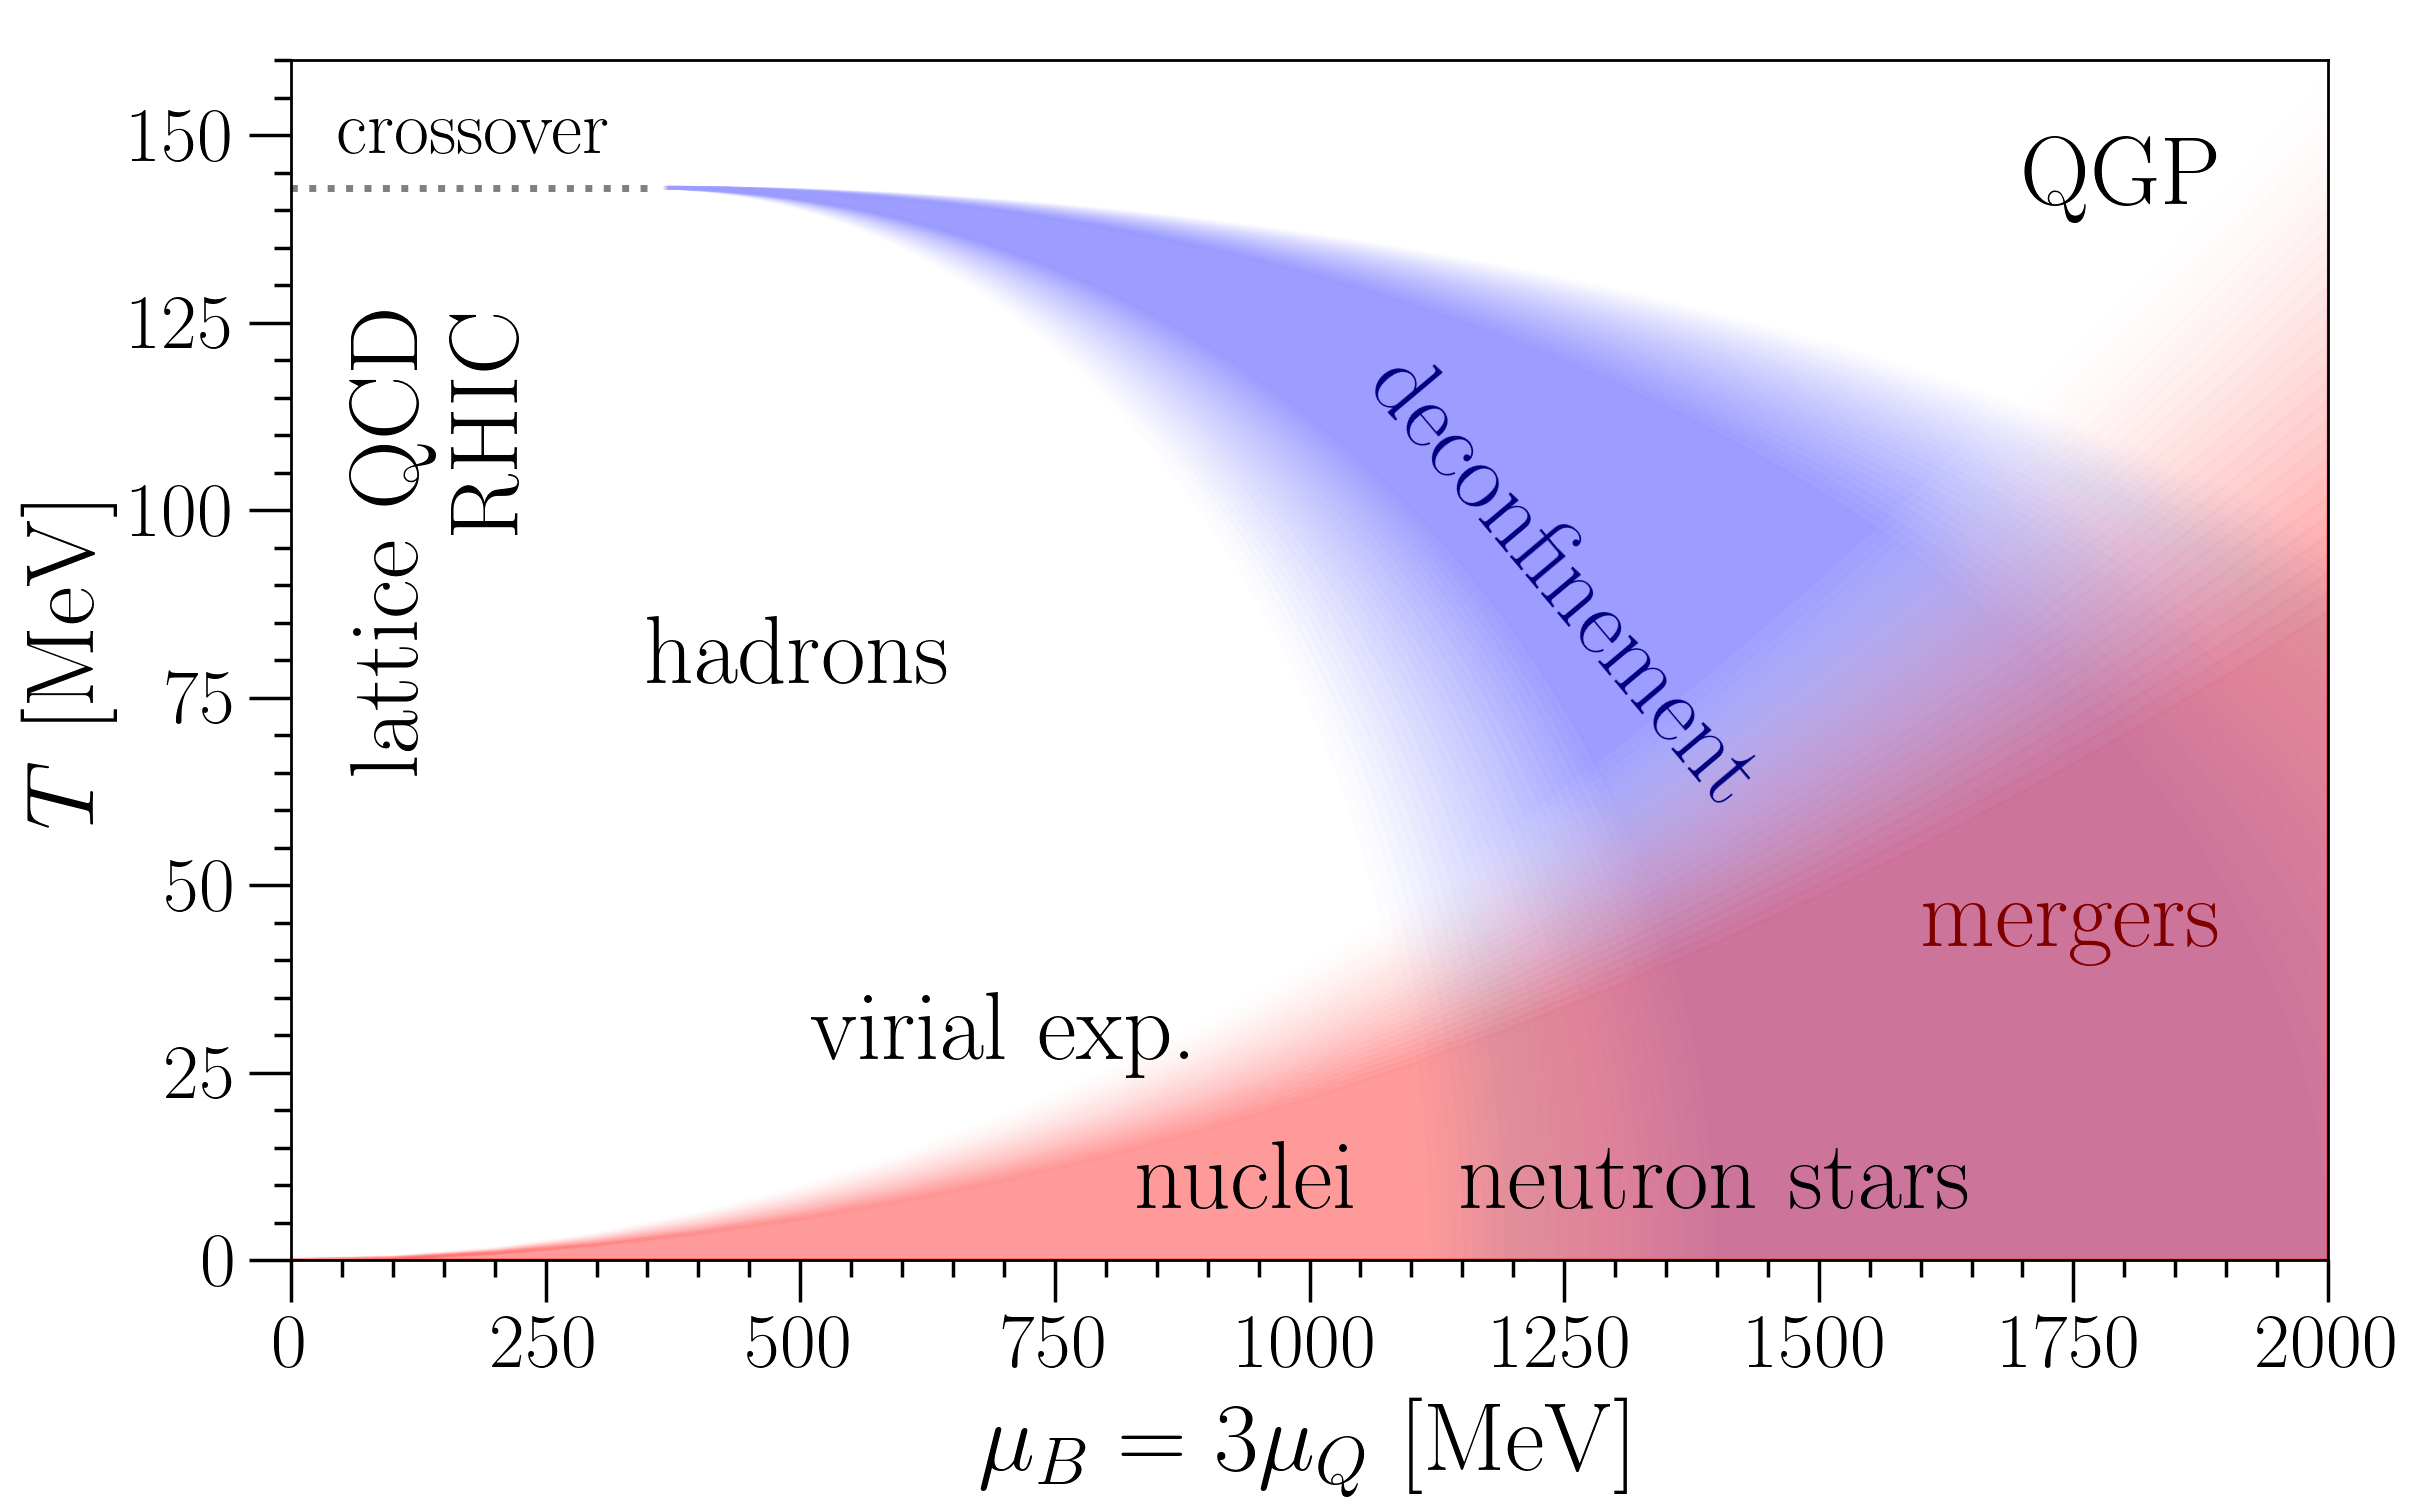

Python code for this plot:
import matplotlib.pyplot as plot
import o2sclpy
import numpy
import math

p=o2sclpy.plot_base()
p.fig_dict=('dpi=250,fig_size_x=9.7,fig_size_y=6,'+
            'left_margin=0.12,bottom_margin=0.16')
p.xlimits(0,2000)
p.ylimits(0,160)
p.font=28
p.xtitle(r'$ \mu_B = 3 \mu_Q~[\mathrm{MeV}]$')
p.ytitle(r'$ T~[\mathrm{MeV}]$')

nk=30

dt_col1=[1,1,1]
dt_col2=[17.4/29.0,17.4/29.0,1]

mg_col1=[1,1,1]
mg_col2=[1,0,0]

# Deconfinement transition region
for k in range(0,nk):
    xmin=1100+k*300/(nk-1)
    xmax=2600-k*600/(nk-1)

    theta=numpy.arange(0,numpy.pi/2,numpy.pi/160)
    transition_x1=[(xmax-350)*math.cos(theta[i])+350 for i in
                   range(0,len(theta))]
    transition_y1=[143*math.sin(theta[i]) for i in range(0,len(theta))]
    transition_x2=[(xmin-350)*math.cos(theta[i])+350 for i in
                   range(0,len(theta))]
    transition_y2=[143*math.sin(theta[i]) for i in range(0,len(theta))]
    
    fill_region_x=[]
    fill_region_y=[]
    for i in range(0,len(transition_x1)):
        fill_region_x.append(transition_x1[i])
        fill_region_y.append(transition_y1[i])
    le=len(transition_x2)
    for i in range(0,le):
        fill_region_x.append(transition_x2[le-1-i])
        fill_region_y.append(transition_y2[le-1-i])
    fill_region_x.append(transition_x1[0])
    fill_region_y.append(transition_y1[0])

    color=[dt_col1[i]+(dt_col2[i]-dt_col1[i])*float(k)/float(nk-1)
           for i in range(0,3)]
    p.axes.fill(fill_region_x,fill_region_y,color=color,alpha=0.4)

# Merger region
for k in range(0,nk):
    merger_x1=[i*100 for i in range(0,21)]
    merger_x2=[i*100 for i in range(0,21)]
    merger_y1=[merger_x1[i]*merger_x1[i]*(130-60*k/float(nk-1))/(1800**2)
               for i in range(0,21)]
    merger_y2=[0.0 for i in range(0,21)]

    fill_region_x=[]
    fill_region_y=[]
    for i in range(0,len(merger_x1)):
        fill_region_x.append(merger_x1[i])
        fill_region_y.append(merger_y1[i])
    le=len(merger_x2)
    for i in range(0,le):
        fill_region_x.append(merger_x2[le-1-i])
        fill_region_y.append(merger_y2[le-1-i])
    fill_region_x.append(merger_x1[0])
    fill_region_y.append(merger_y1[0])

    color=[mg_col1[i]+(mg_col2[i]-mg_col1[i])*float(k)/float(nk-1)
           for i in range(0,3)]
    p.axes.fill(fill_region_x,fill_region_y,color=color,alpha=0.03)
    
p.text(500,80,'hadrons')
p.ttext(0.9,0.9,'QGP')
p.text(700,30,'virial exp.')
p.text(940,10,'nuclei')
p.text(1400,10,'neutron stars')
p.text(1750,45,'mergers',color=[0.5,0,0])
p.ttext(0.05,0.6,'lattice QCD',rotation=90)
p.ttext(0.1,0.7,'RHIC',rotation=90)
p.ttext(500,20,'virial exp',rotation=90)
p.text(1250,90,'deconfinement',rotation=-50,color=[0,0,0.5])

p.font=22
p.text(180,150,'crossover')
p.line(350,143,0,143,lw=2,color=[0.5,0.5,0.5],ls=':')

p.save('qcd_phase.png')
p.save('qcd_phase.pdf')
p.show()
